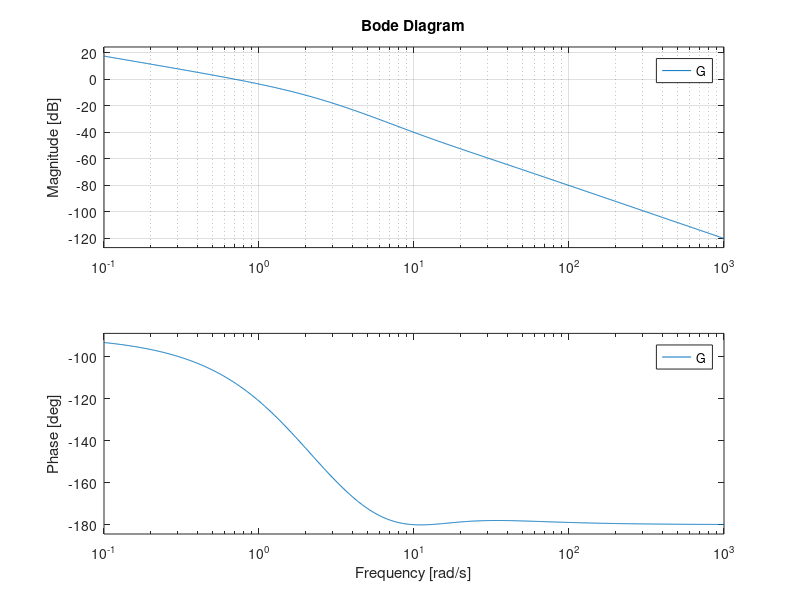
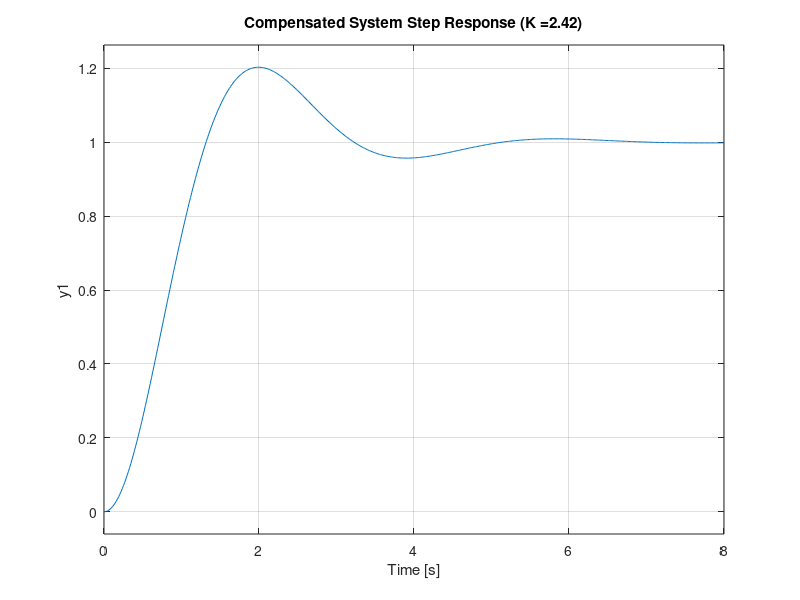

Recreate these plots in MATLAB, in order.
% Homework 12
% Problem 1 (Nise 11.4)

%%%%%%%%%%%%%%%%%%% Get Bode plot %%%%%%%%%%%%%%%%%%%

K = 2.42;

s = tf('s');

G = (s+10)*(s+15)/(s*(s+2)*(s+5)*(s+20));

figure(1)
bode(G)
grid

Gc = K*G;
Gc = feedback(Gc,1);

figure(2)
step(Gc)
title(['Compensated System Step Response (K =' num2str(K) ')'])

